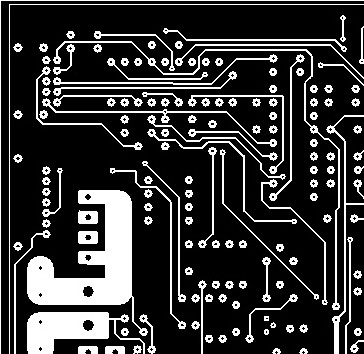
#> input picture pcb_cropped.jpeg, 364 x 354 px
$ python morph.py
#> lines starting #> are read from the running program, lines starting #| are printed output that depends on the picture
import numpy as np
import cv2
############################################

############################################
## Read the image
img= cv2.imread('pcb_cropped.jpeg',0)
#> img is the input picture: shape (354, 364); min 0, max 255, mean 53.8
############################################


############################################
## Do the processing
############################################

kernel = cv2.getStructuringElement(cv2.MORPH_ELLIPSE, (3,3))

print (kernel)

erosion = cv2.erode(img,kernel,iterations = 1)
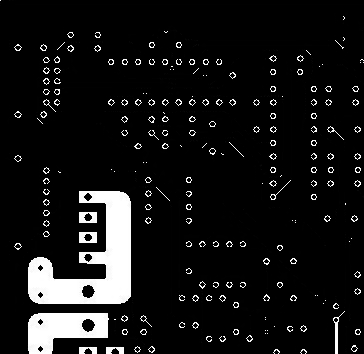
#> erosion: shape (354, 364); min 0, max 255, mean 22
dilation = cv2.dilate(img, kernel, iterations = 1)
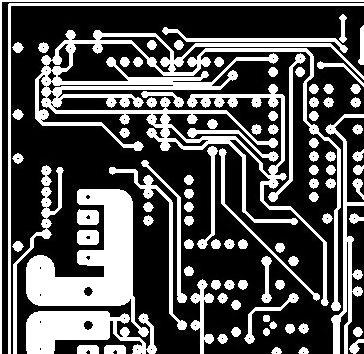
#> dilation: shape (354, 364); min 0, max 255, mean 86.9

opening = cv2.dilate(erosion, kernel, iterations = 1)
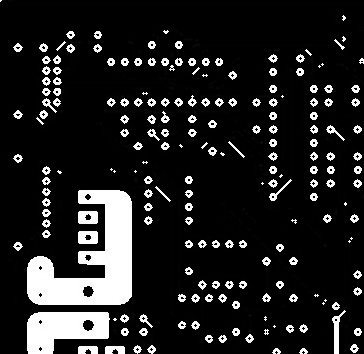
#> opening: shape (354, 364); min 0, max 255, mean 33.5
closing = cv2.erode(dilation, kernel, iterations = 1)


############################################
## Show the image
cv2.imshow('image',img)
cv2.imshow('erosion', erosion)
cv2.imshow('dilation', dilation)
cv2.imshow('opening', opening)
cv2.imshow('closing', closing)
############################################

############################################
## Close and exit
cv2.waitKey(0)
cv2.destroyAllWindows()
